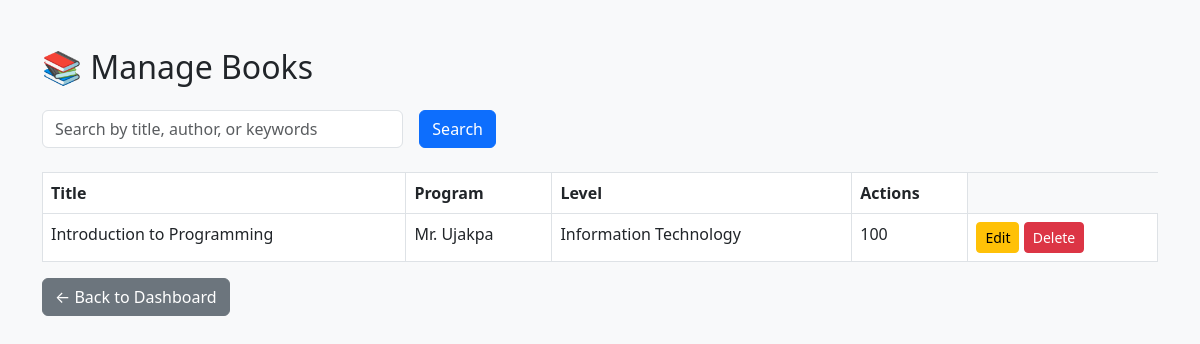
Screenshot of /manage-books (signed in) with the database file from the repository.
### app.py (models this page shows)
class Book(db.Model):
    id = db.Column(db.Integer, primary_key=True)
    title = db.Column(db.String(200), nullable=False)
    author = db.Column(db.String(100), nullable=False)
    program = db.Column(db.String(100), nullable=False)
    level = db.Column(db.String(10), nullable=False)
    filename = db.Column(db.String(100), nullable=False)
    keywords = db.Column(db.String(200), nullable=True)

### app.py (the view)
@app.route('/manage-books')
@login_required
def manage_books():
    if current_user.role != 'admin':
        return "Access denied"
    search_query = request.args.get('q', '')
    books_query = Book.query
    if search_query:
        books_query = books_query.filter(
            (Book.title.ilike(f"%{search_query}%")) |
            (Book.author.ilike(f"%{search_query}%")) |
            (Book.keywords.ilike(f"%{search_query}%"))
        )
    books = books_query.order_by(Book.title).all()
    return render_template("manage_books.html", books=books, search=search_query)

### app.py (called while the page is built)
@login_manager.user_loader
def load_user(user_id):
    return User.query.get(int(user_id))

@app.context_processor
def inject_now():
    return {'current_year': datetime.now().year}

### templates/manage_books.html (shortened to what this page needs)
<!DOCTYPE html>
<html>
<head>
    <link href="https://cdn.jsdelivr.net/npm/bootstrap@5.3.0/dist/css/bootstrap.min.css" rel="stylesheet">
</head>
<body class="bg-light">
    <div class="container mt-5">
        <h2>📚 Manage Books</h2>
<form method="get" class="row g-3 mt-2 mb-3">
  <div class="col-md-4">
    <input type="text" name="q" class="form-control" placeholder="Search by title, author, or keywords" value="{{ search }}">
  </div>
  <div class="col-md-2">
    <button type="submit" class="btn btn-primary">Search</button>
  </div>
</form>
        {% if books %}
            <table class="table table-bordered mt-4">
                <thead>
                    <tr>
                        <th>Title</th>
                        <th>Program</th>
                        <th>Level</th>
                        <th>Actions</th>
                    </tr>
                </thead>
                <tbody>
                {% for book in books %}
                    <tr>
                        <td>{{ book.title }}</td>
                        <td>{{ book.author }}</td>
                        <td>{{ book.program }}</td>
                        <td>{{ book.level }}</td>
                        <td>
                            <a href="{{ url_for('edit_book', book_id=book.id) }}" class="btn btn-warning btn-sm">Edit</a>
                            <a href="{{ url_for('delete_book', book_id=book.id) }}" class="btn btn-danger btn-sm" onclick="return confirm('Are you sure you want to delete this book?');">Delete</a>
                        </td>
                    </tr>
                {% endfor %}
                </tbody>
            </table>
        {% else %}
            <p>No books available.</p>
        {% endif %}
        <a href="/dashboard" class="btn btn-secondary">← Back to Dashboard</a>
    </div>
</body>
</html>

### rows the page displays
Book: title "Introduction to Programming", author "Mr. Ujakpa", program "Information Technology", level "100"
